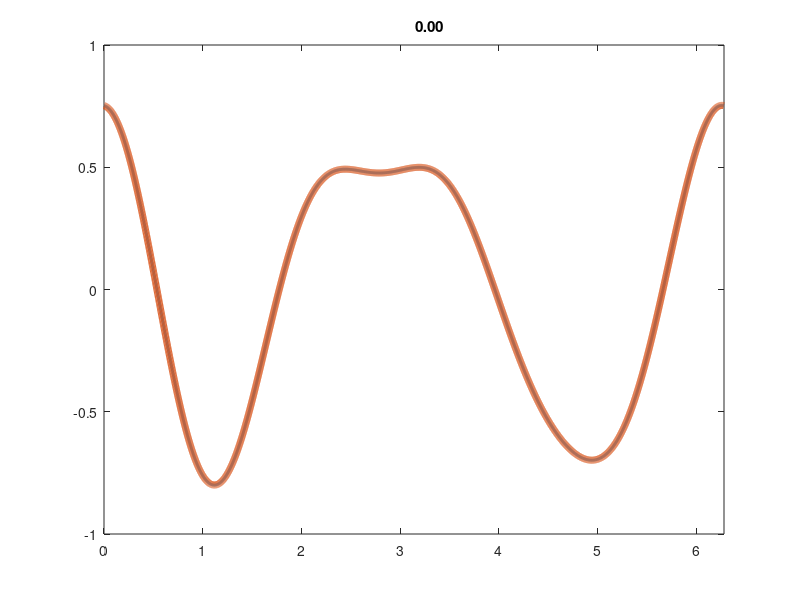
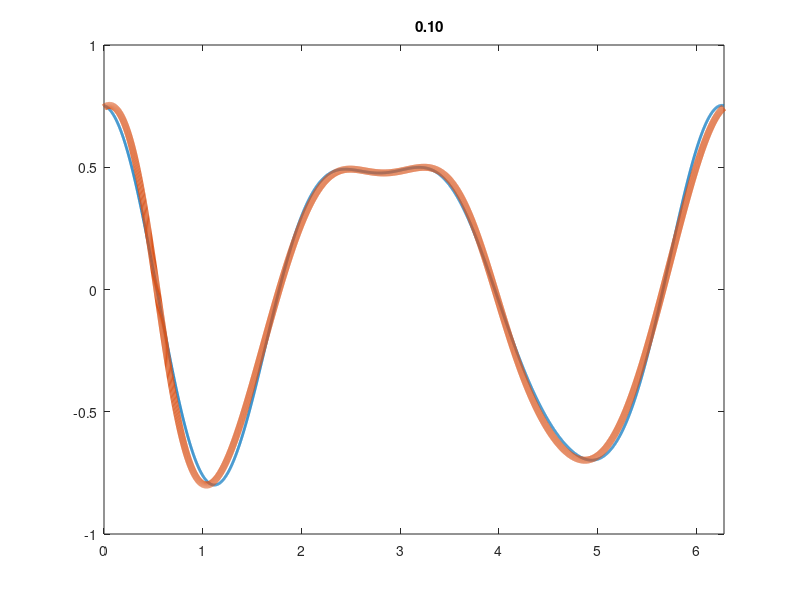
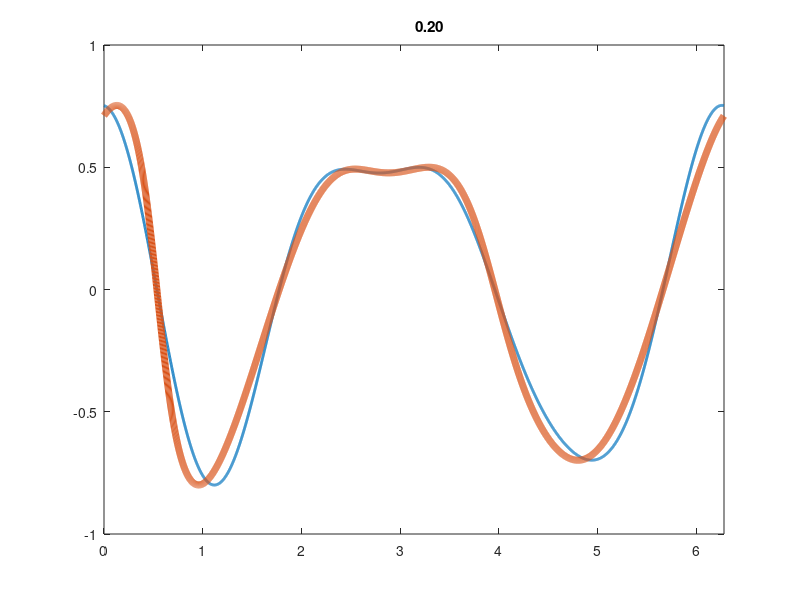
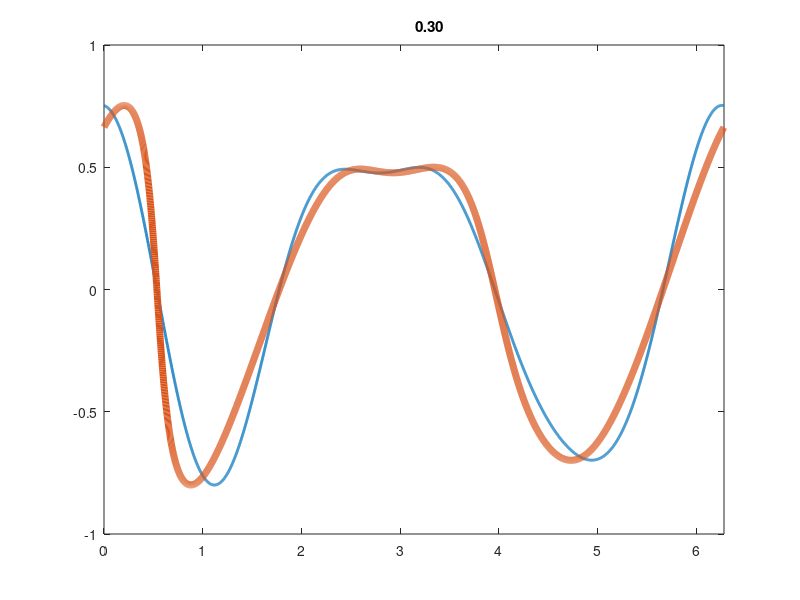

Write the MATLAB code that produced these figures, in order. (Note: a time limit stopped this script after it produced the figures.)
#!/bin/env octave

randn('state', 0);
n = 2^12;
L = 2 * pi;
h = L/n;
x = (0:n-1)*h;
dt  = 0.0001;
mu = 0.001;
k = [0:n/2-1 -n/2:-1];
k1 = 1i*k;
k2 = k1.^2;
kf = 8 * pi;

U = 1/sqrt(3) * (2 * pi)^(1/4) * k .^2 .* exp(-k.^2 / 4);
a =  fft(randn(1, n));
uinit = ifft(U .* a);
uinit = 0.8 * uinit / max(abs(uinit));
u0 = uinit;
E0 = sumsq(u0) * h;

q = 0;
figure('visible', 'off');
for t = 0:dt:2000
    E = sumsq(u0) * h;

    force = fft(u0);
    force(abs(k) > kf) = 0;
    force = 0.1 * force .* (E0 - E) / dt;
    
    u1hat = fft(u0) + 0.5*dt*(-k1.*fft(u0.^2)/2 + mu*k2.*fft(u0) + force);
    u1 = ifft(u1hat);
    u2hat = fft(u0) + dt*(-k1.*fft(u1.^2)/2 + mu*k2.*fft(u1) + force);
    if mod(q, 1000) == 0
      plot(x, uinit, 'linewidth', 2, x, u0, 'linewidth', 5)
      axis([0,2*pi,-1, 1])
      title(sprintf('%12.2f', t))
      saveas(gcf(), sprintf('u.%09d.png', q))
      printf('%.16e\n', E);
      pause(0.01);
    end
    u0 = ifft(u2hat);
    q += 1;
end
